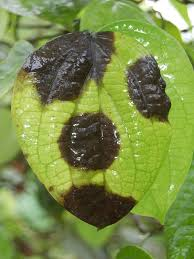
#> input picture Images/1.jpeg, 194 x 259 px; its folder holds only this picture in this run
$ python -i segment.py   (imports and definitions only)
#> lines starting #> are read from the running program, lines starting #| are printed output that depends on the picture; after the words box and inside, x2 and y2 are one past the last pixel; in counts of white or black regions, pixels touching at a corner belong together
#> further down, picture is the input picture: shape (259, 194, 3); mean B, G, R 72.8, 140.6, 122.7
import cv2
import numpy as np
from glob import glob
import matplotlib.pyplot as plt
from matplotlib import cm


# [34 lines left out: functions mouse_callback, detect_leaf, display_image, not called in this run]


def nothing(x):
    pass


def check_HLS(img):
    '''
    Creates a tracker with adjustable sliders for the H, L and S
    values of an image. Use this function to find the boundaries of HSL
    values which can be used as the mask for color based segmentation
    '''

    cv2.namedWindow("Tracker")
    cv2.createTrackbar("LH", "Tracker", 0, 255, nothing)
#> slider 'LH' is set to 51
    cv2.createTrackbar("UH", "Tracker", 255, 255, nothing)
    cv2.createTrackbar("LS", "Tracker", 0, 255, nothing)
#> slider 'LS' is set to 51
    cv2.createTrackbar("US", "Tracker", 255, 255, nothing)
    cv2.createTrackbar("LV", "Tracker", 0, 255, nothing)
#> slider 'LV' is set to 51
    cv2.createTrackbar("UV", "Tracker", 255, 255, nothing)

    while True:
        # Convert to HLS Color space
        hsv = cv2.cvtColor(img, cv2.COLOR_BGR2HSV)
#> hsv: shape (259, 194, 3); mean H, S, V 38, 122.4, 142.1

        l_h = cv2.getTrackbarPos("LH", "Tracker")
        l_l = cv2.getTrackbarPos("LS", "Tracker")
        l_s = cv2.getTrackbarPos("LV", "Tracker")

        u_h = cv2.getTrackbarPos("UH", "Tracker")
        u_l = cv2.getTrackbarPos("US", "Tracker")
        u_s = cv2.getTrackbarPos("UV", "Tracker")

        # Get the values from the sliders
        l_b = np.array([l_h, l_l, l_s])
        u_b = np.array([u_h, u_l, u_s])

        # Generate masks
        mask = cv2.inRange(hsv, l_b, u_b)
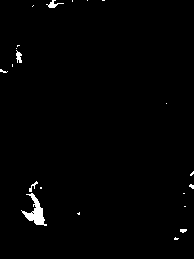
#> mask: shape (259, 194); 1.1% white; 21 white regions (16 under 20 px), largest, box (x1, y1, x2, y2) and area: (21, 193, 47, 226) 322, (46, 0, 64, 8) 55, (16, 50, 22, 63) 50, (29, 181, 38, 192) 33, (180, 229, 187, 233) 22

        res = cv2.bitwise_and(hsv, hsv, mask=mask)
#> res: shape (259, 194, 3); mean H, S, V 0.6, 0.8, 1.8
        res2 = cv2.bitwise_and(img, img, mask=mask)

        cv2.namedWindow('image', cv2.WINDOW_NORMAL)
        cv2.resizeWindow('image', 600, 600)
        cv2.imshow("image", res2)

        cv2.namedWindow('Mask', cv2.WINDOW_NORMAL)
        cv2.resizeWindow('Mask', 600, 600)
        cv2.imshow("Mask", mask)

        cv2.namedWindow('Result', cv2.WINDOW_NORMAL)
        cv2.resizeWindow('Result', 600, 600)
        cv2.imshow("Result", res)

        key = cv2.waitKey(1)
#> (key Esc is pressed here)
        if key == 27:
            break

    # cap.release()
    cv2.destroyAllWindows()


# [37 lines left out: functions get_canny, equalize_histogram_color, get_contour, not called in this run]


def create_rgb(i):
    x = np.array(cm.tab10(i))[:3]*255
    return tuple(x)

>>> import cv2
>>> picture = cv2.imread('../../../Images/1.jpeg')
>>> result = check_HLS(picture)

$ run again, on Images/10.jpeg
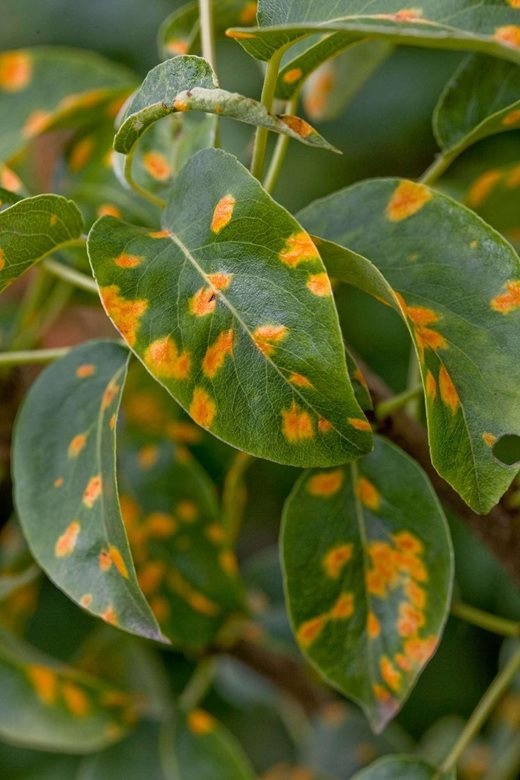
#> input picture Images/10.jpeg, 520 x 780 px
#> picture is the input picture: shape (780, 520, 3); mean B, G, R 40.5, 96.6, 88.5
#> hsv: shape (780, 520, 3); mean H, S, V 39.2, 162.9, 103
#> in check_HLS, `mask = cv2.inRange(hsv, l_b, u_b)`:
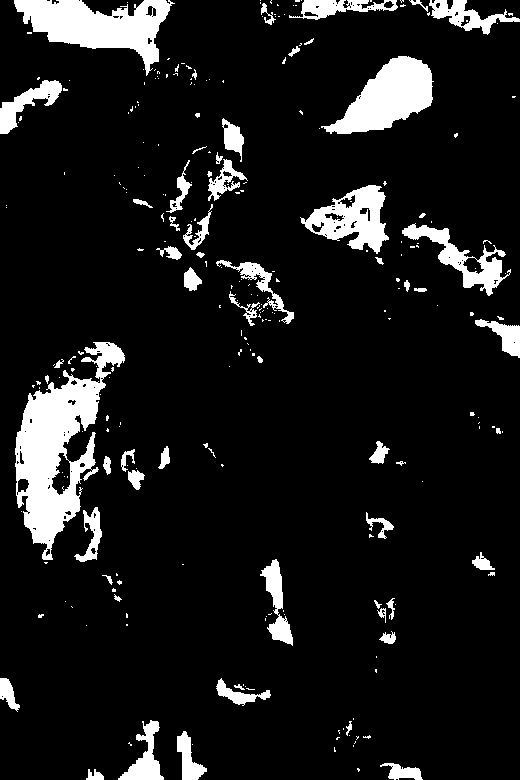
#> mask: shape (780, 520); 10.1% white; 267 white regions (206 under 20 px), largest, box (x1, y1, x2, y2) and area: (15, 342, 125, 560) 9628, (14, 0, 175, 76) 5715, (321, 56, 434, 134) 4602
#> res: shape (780, 520, 3); mean H, S, V 5.9, 7, 10.5
#> in check_HLS, `res2 = cv2.bitwise_and(img, img, mask=mask)`:
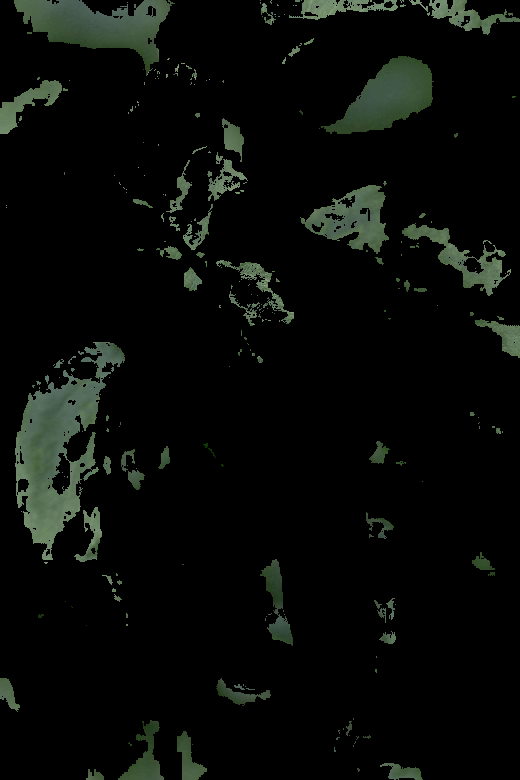
#> res2: shape (780, 520, 3); mean B, G, R 7.9, 10.5, 8.2

$ run again, on Images/11.jpeg
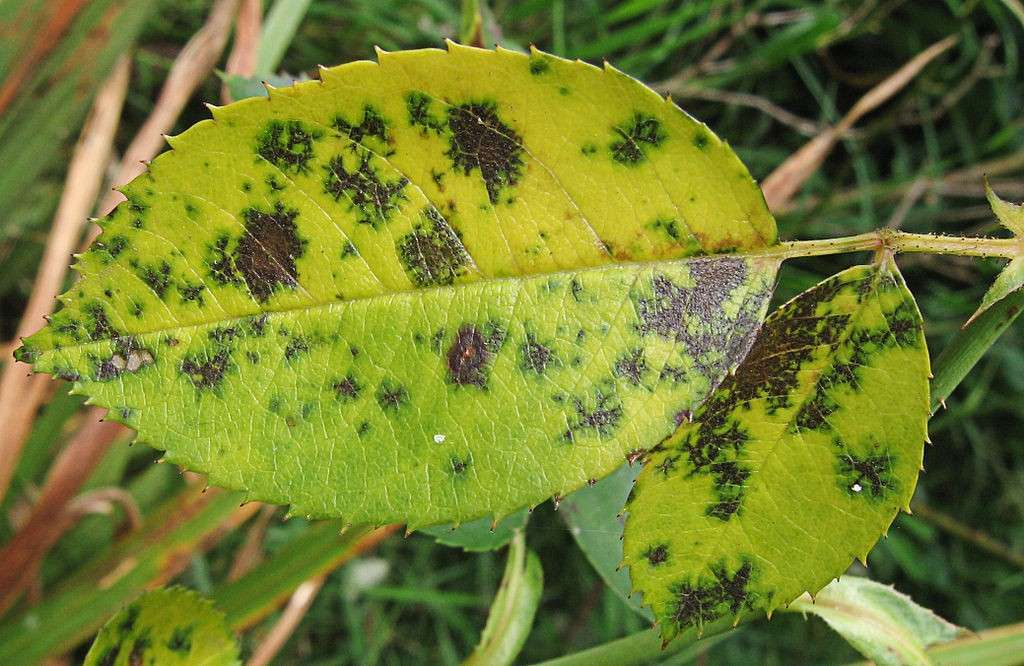
#> input picture Images/11.jpeg, 1024 x 666 px
#> picture is the input picture: shape (666, 1024, 3); mean B, G, R 47.8, 125.5, 115
#> hsv: shape (666, 1024, 3); mean H, S, V 36, 155.8, 129.5
#> in check_HLS, `mask = cv2.inRange(hsv, l_b, u_b)`:
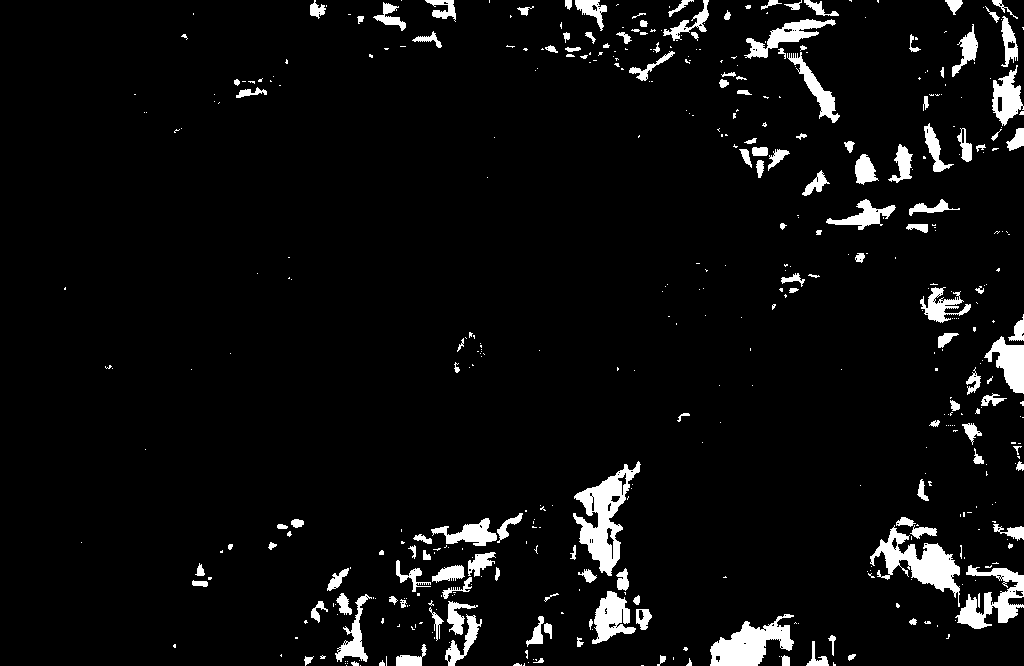
#> mask: shape (666, 1024); 5.4% white; 474 white regions (325 under 20 px), largest, box (x1, y1, x2, y2) and area: (573, 461, 641, 576) 3001, (870, 525, 960, 607) 2552, (710, 614, 794, 666) 2297
#> res: shape (666, 1024, 3); mean H, S, V 2.9, 6.3, 4.7
#> in check_HLS, `res2 = cv2.bitwise_and(img, img, mask=mask)`:
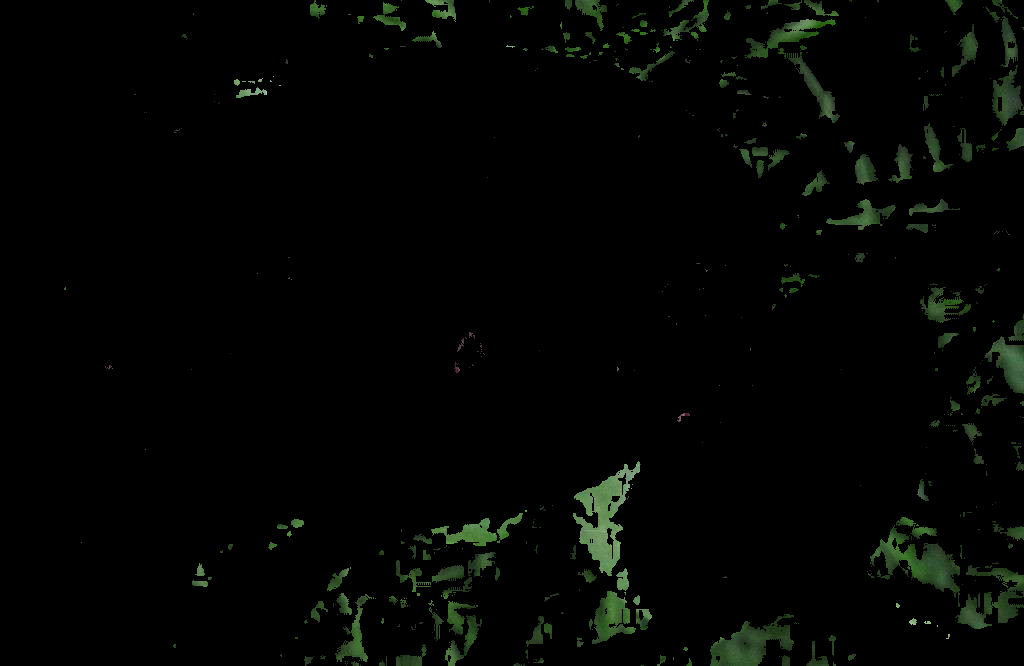
#> res2: shape (666, 1024, 3); mean B, G, R 2.6, 4.7, 3

$ run again, on Images/13.jpeg
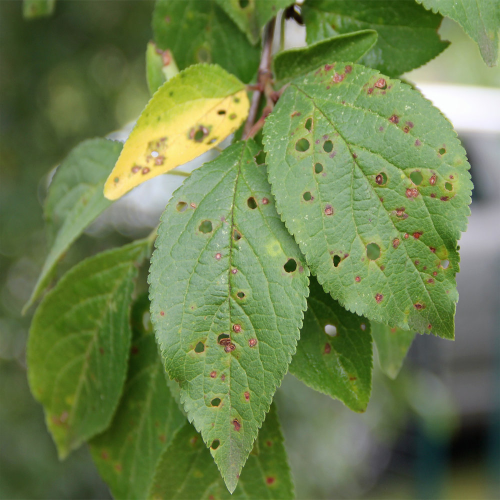
#> input picture Images/13.jpeg, 1000 x 1000 px (shown at 1/2 size)
#> picture is the input picture: shape (1000, 1000, 3); mean B, G, R 76.9, 127.8, 107.4
#> hsv: shape (1000, 1000, 3); mean H, S, V 47.3, 111.1, 129.2
#> in check_HLS, `mask = cv2.inRange(hsv, l_b, u_b)`:
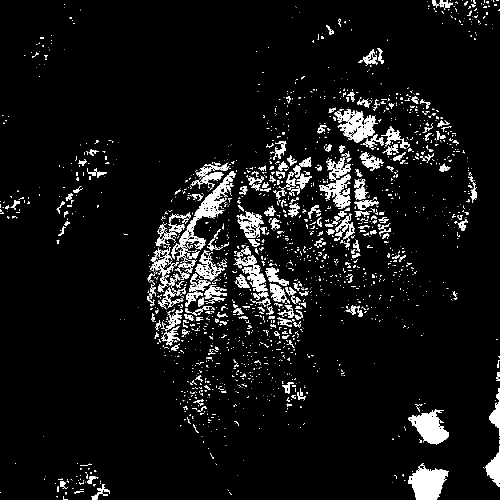
#> mask: shape (1000, 1000) (shown at 1/2 size); 6.3% white; 2056 white regions (1678 under 20 px), largest, box (x1, y1, x2, y2) and area: (342, 342, 472, 521) 3729, (816, 926, 898, 1000) 3667, (816, 818, 898, 890) 3043
#> res: shape (1000, 1000, 3); mean H, S, V 3.6, 4.5, 9.5
#> in check_HLS, `res2 = cv2.bitwise_and(img, img, mask=mask)`:
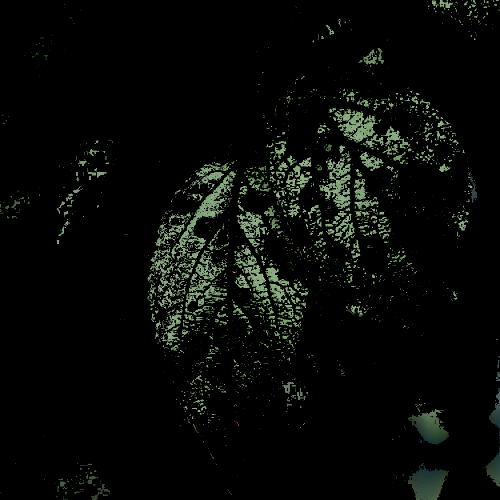
#> res2: shape (1000, 1000, 3) (shown at 1/2 size); mean B, G, R 7, 9.4, 7.5
